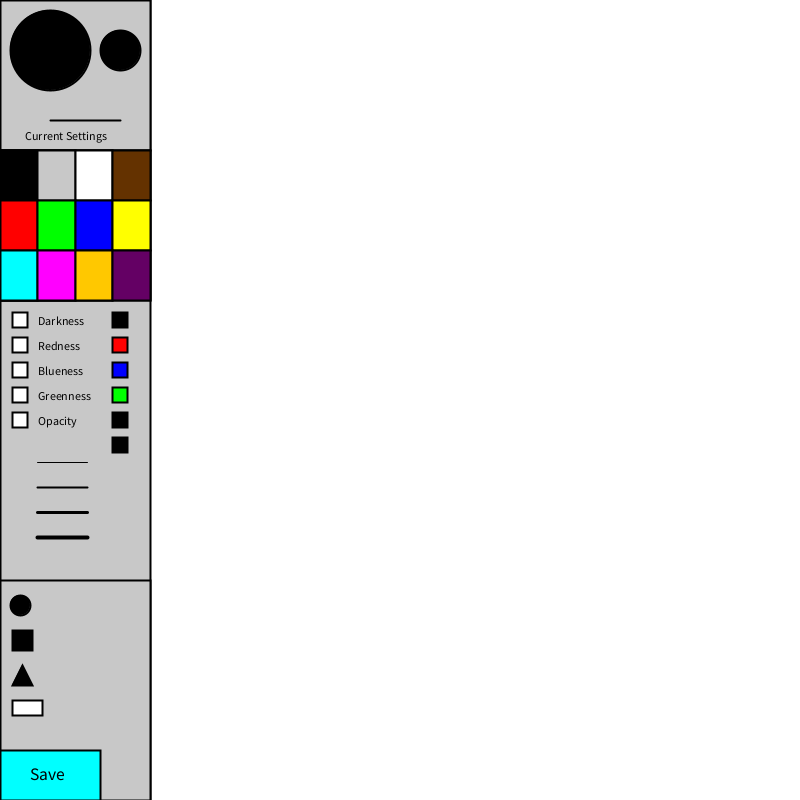
Frame 1 (no input)
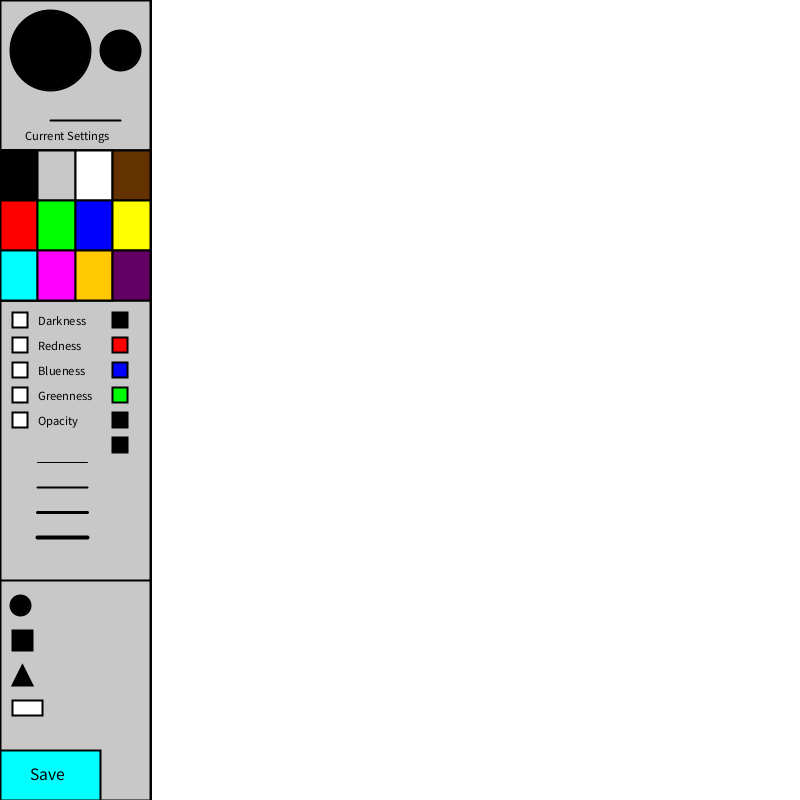
Frame 60 (the mouse pressed at the canvas centre just before this capture)
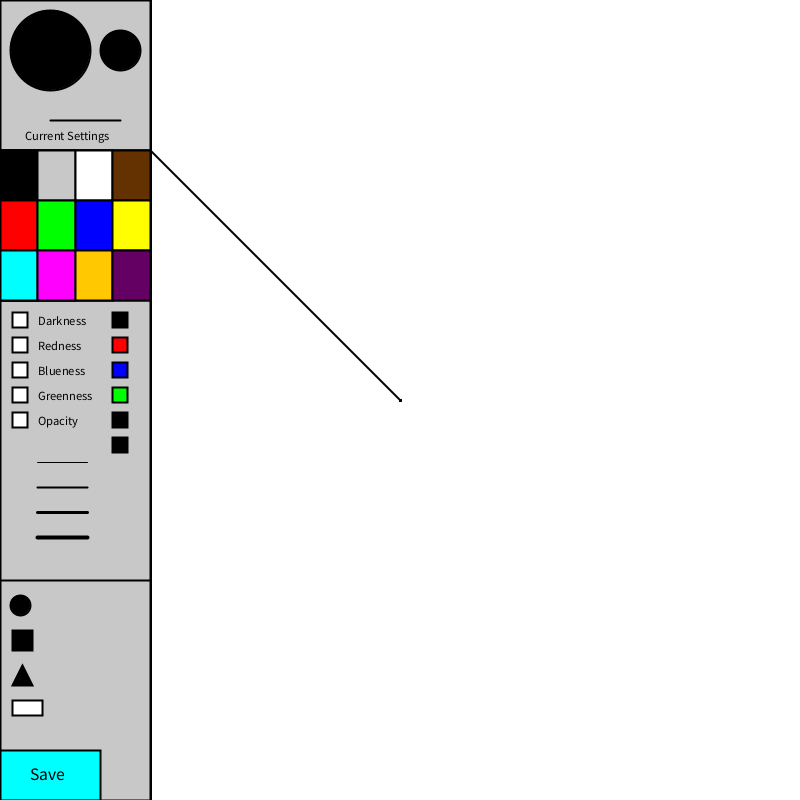
Frame 120 (the mouse held since frame 60 and released just before this capture)

The Processing sketch that drew these frames (run headless with seeded random() and noise(); from frame 60 on, the mouse is pressed at the canvas centre):

// Processing sketch: processing_147906
// ── processing_147906.pde

float oldX;
float oldY;

//Saving variables?
//      save("Test.png");
////      PImage myImage = img.get(500,500,250,250); //Get a portion of the loaded image with displaying it
////      myImage.save("ghgh.png"); //Save the portion of the image without displaying it

//Color changers
  int r = 0;
  int g = 0;
  int b = 0;
  int opac = 0;

//Colors
  color black = (0);
  color gray = (200);
  color white = (255);
  color red = color(255,0,0);
  color green = color(0,255,0);
  color blue = color(0,0,255);
  color yellow = color(255,255,0);
  color teal = color(0,255,255);
  color pink = color(255,0,255);
  color orange = color(255,200,0);
  color purple = color(100,0,100);
  color brown = color(100,50,0);
  color custom = color(0+r,0+g,0+b,255+opac);
  color choosenColor = color(0);
  
  
  int choosenThickness = 2;
  
  //Basic instructions:
 
  //To activate custom color: click the lone unlabeled button under the opacity
  //To increase redness: tap r
  //To decrease redness: tap t
  //To increase blueness: tap b
  //To decrease blueness: tap n
  //To increase greenness: tap g
  //To decrease greenness: tap h
  //To make darker: tap d
  //To make lighter: tap f
  //To increase line thickness: press e
  //To decrease ling thickness: press q
  //To erase: tap z
  
  
void setup()
{
  background(255);
  size(800,800);
  smooth();
}



void draw()
{
  stroke(0);
  erase();
  gui();
  color custom = color(0+r,0+g,0+b,255+opac);
  stroke(choosenColor);
  strokeWeight(choosenThickness);
  //Start of borrowed code
   if (mousePressed)
   {
     if (mouseX > 150)
       {
         line(mouseX, mouseY, oldX, oldY);
       }
   }
  oldX = mouseX;
  oldY = mouseY;
  //End of borrowed code
  strokeWeight(choosenThickness);
}



void gui()
{
  //Main Tool body
  fill(gray);
  strokeWeight(2);
  rect(0,0,150,800);
  
  //Current box
  rect(0,0,150,150);
  fill(choosenColor);
  ellipse(50,50,80,80);
  fill(custom);
  ellipse(120,50,40,40);
  fill(black);
  text("Current Settings",25,140);
  if (choosenThickness > 55)
    {
      strokeWeight(55);
    }
  else
    {  
      strokeWeight(choosenThickness);
    }
  line(50,120,120,120);
  
  //Simple Color selection
  fill(gray);
  strokeWeight(2);
  rect(0,150,150,150);
  rect(0,150,112.5,150);
  rect(0,150,75,150);
  rect(0,150,37.5,150);
  line(0,200,150,200);
  line(0,250,150,250);
  
  //Basic Color Selection (Colored Squares)
  fill(black);
  rect(0,150,37.5,50);
  fill(gray);
  rect(37.5,150,37.5,50);
  fill(white);
  rect(75,150,37.5,50);
  fill(brown);
  rect(112.5,150,37.5,50);
  fill(red);
  rect(0,200,37.5,50);
  fill(green);
  rect(37.5,200,37.5,50);
  fill(blue);
  rect(75,200,37.5,50);
  fill(yellow);
  rect(112.5,200,37.5,50);
  fill(teal);
  rect(0,250,37.5,50);
  fill(pink);
  rect(37.5,250,37.5,50);
  fill(orange);
  rect(75,250,37.5,50);
  fill(purple);
  rect(112.5,250,37.5,50);
  
  //Sliders
  fill(black);
  text("Darkness",37.5,325);
  text("Redness",37.5,350);
  text("Blueness",37.5,375);
  text("Greenness",37.5,400);
  text("Opacity",37.5,425);
  
  fill(white);
  for (int i = 0; i < 125; i = i+25)
  {
    rect(12.5,312.5+i,15,15);
  }
  
  fill(black);
  rect(112.5,312.5,15,15);
  fill(red);
  rect(112.5,337.5,15,15);
  fill(blue);
  rect(112.5,362.5,15,15);
  fill(green);
  rect(112.5,387.5,15,15);
  fill(black);
  rect(112.5,412.5,15,15);
  fill(custom);
  rect(112.5,437.5,15,15);
  
  //Line thickness
  strokeWeight(1);
  line(37.5,462.5,87.5,462.5);
  strokeWeight(2);
  line(37.5,487.5,87.5,487.5);
  strokeWeight(3);
  line(37.5,512.5,87.5,512.5);
  strokeWeight(4);
  line(37.5,537.5,87.5,537.5);
  
//  fill(black);
  strokeWeight(2);
//  text("Thickness",37.5,570);
//  rect(112.5,557.5,15,15);
//  fill(white);
//  rect(12.5,557.5,15,15);
  
  //Shape Tools
  fill(gray);
  rect(0,580,150,220);
  fill(black);
  ellipse(20,605,20,20);
  rect(12.5,630,20,20);
  triangle(12,685,22,665,32,685);
  fill(white);
  rect(12.5,700,30,15);
  
  //Save button
  fill(teal);
  rect(0,750,100,50);
  fill(black);
  textSize(17.5);
  text("Save",30,780);
  textSize(12.5);
}




void erase() //Works
{
  if (keyPressed)
  {
    if (key == 'z')
    {
    background(white);
    }
  }
}
  
  
  
  
void keyReleased()  //Opacity doesn't work
{
  
  
  /////////Line Thickness selection using q and e
    if (key == 'q')
    {
      if (choosenThickness > 2)
      {
        choosenThickness = choosenThickness - 1;
      }
    }
    if (key == 'e')
    {
      choosenThickness = choosenThickness + 1;
    }
    
    
    
    /////////Color changing via keyboard
    ////Increasing
     if (key == 'd')
    {
      if ((r>3) && (g>3) && (b>3))
      {
        r = r - 4;
        g = g - 4;
        b = b - 4;
        color custom = color(0+r,0+g,0+b,255+opac);
        choosenColor = custom;
      }
    }
    if (key == 'r')
    {
      r = r + 4;
      color custom = color(0+r,0+g,0+b,255+opac);
      choosenColor = custom;
    }
    if (key == 'b')
    {
      b = b + 4;
      color custom = color(0+r,0+g,0+b,255+opac);
      choosenColor = custom;
    }
    if (key == 'g')
    {
      g = g + 4;
      color custom = color(0+r,0+g,0+b,255+opac);
      choosenColor = custom;
    }
    if (key == 'o')
    {
      if (opac>3)
      {
        opac = opac - 4;
        color custom = color(0+r,0+g,0+b,255+opac);
        choosenColor = custom;
      }
    }
    
    
    ////// Decreasing
    if (key == 'f')
    {
      r = r + 4;
      g = g + 4;
      b = b + 4;
      color custom = color(0+r,0+g,0+b,255+opac);
      choosenColor = custom;
    }
    if (key == 't')
    {
      if (r>3)
      {
        r = r - 4;
        color custom = color(0+r,0+g,0+b,255+opac);
        choosenColor = custom;
      }
    }
    if (key == 'n')
    {
      if (b>3)
      {
        b = b - 4;
        color custom = color(0+r,0+g,0+b,255+opac);
        choosenColor = custom;
      }
    }
    if (key == 'h')
    { 
      if (g>3)
      {
        g = g - 4;
        color custom = color(0+r,0+g,0+b,255+opac);
        choosenColor = custom;
      }
    }
    if (key == 'p')
    {
      if (opac<252)
      {
        opac = opac + 4;
        color custom = color(0+r,0+g,0+b,255+opac);
        choosenColor = custom;
      }
    }    
}

  
  
  
void mouseClicked()
{
  color custom = color(0+r,0+g,0+b,255+opac);
  ////////////////////  COLORS   ///////////////////////////////////////
    if (((mouseX > 0) && (mouseX < 37.5)) && ((mouseY > 150) && (mouseY < 200)))
    {
      choosenColor = black;
    }
    if (((mouseX > 37.5) && (mouseX < 75)) && ((mouseY > 150) && (mouseY < 200)))
    {
      choosenColor = gray;
    }
    if (((mouseX > 75) && (mouseX < 112.5)) && ((mouseY > 150) && (mouseY < 200)))
    {
      choosenColor = white;
    }
    if (((mouseX > 112.5) && (mouseX < 150)) && ((mouseY > 150) && (mouseY < 200)))
    {
      choosenColor = brown;
    }
    
    /////////Next Row//////////
    
    if (((mouseX > 0) && (mouseX < 37.5)) && ((mouseY > 200) && (mouseY < 250)))
    {
      choosenColor = red;
    }
    if (((mouseX > 37.5) && (mouseX < 75)) && ((mouseY > 200) && (mouseY < 250)))
    {
      choosenColor = green;
    }
    if (((mouseX > 75) && (mouseX < 112.5)) && ((mouseY > 200) && (mouseY < 250)))
    {
      choosenColor = blue;
    }
    if (((mouseX > 112.5) && (mouseX < 150)) && ((mouseY > 200) && (mouseY < 250)))
    {
      choosenColor = yellow;
    }
    
    /////////Next Row////////////
    
    if (((mouseX > 0) && (mouseX < 37.5)) && ((mouseY > 250) && (mouseY < 300)))
    {
      choosenColor = teal;
    }
    if (((mouseX > 37.5) && (mouseX < 75)) && ((mouseY > 250) && (mouseY < 300)))
    {
      choosenColor = pink;
    }
    if (((mouseX > 75) && (mouseX < 112.5)) && ((mouseY > 250) && (mouseY < 300)))
    {
      choosenColor = orange;
    }
    if (((mouseX > 112.5) && (mouseX < 150)) && ((mouseY > 250) && (mouseY < 300)))
    {
      choosenColor = purple;
    }
    
    //Custom color Selection
    if (((mouseX > 112.5) && (mouseX < 127.5)) && ((mouseY > 437.5) && (mouseY < 452.5)))
    {
      choosenColor = custom;
    }    
    
    
    
    ///////////////////// LINE THICKNESS SELECTION ///////////////////////////// 
    // (Not working)
    
    if (((mouseX > 37.5) && (mouseX < 462.5)) && ((mouseY > 458.5) && (mouseY < 463.5)))
    {
      choosenThickness = 1;   
    }
    if (((mouseX > 37.5) && (mouseX < 487.5)) && ((mouseY > 484.5) && (mouseY < 489.5)))
    {
      choosenThickness = 5;  
    }
    if (((mouseX > 37.5) && (mouseX < 512.5)) && ((mouseY > 510.5) && (mouseY < 515.5)))
    {
      choosenThickness = 10;  
    }
    if (((mouseX > 37.5) && (mouseX < 537.5)) && ((mouseY > 537.5) && (mouseY < 541.5)))
    {
      choosenThickness = 20;  
    }
    
    
    ///////////////////// SLIDER SELECTION   ///////////////////////////////////
    
    ////// Increasing slider
    
    if (((mouseX > 112.5) && (mouseX < 127.5)) && ((mouseY > 312.5) && (mouseY < 327.5)))
    {
      if ((r>3) && (g>3) && (b>3))
      {
        r = r - 4;
        g = g - 4;
        b = b - 4;
        choosenColor = custom;
      }
    }
    if (((mouseX > 112.5) && (mouseX < 127.5)) && ((mouseY > 337.5) && (mouseY < 352.5)))
    {
      r = r + 4;
      choosenColor = custom;
    }
    if (((mouseX > 112.5) && (mouseX < 127.5)) && ((mouseY > 362.5) && (mouseY < 377.5)))
    {
      b = b + 4;
      choosenColor = custom;
    }
    if (((mouseX > 112.5) && (mouseX < 127.5)) && ((mouseY > 387.5) && (mouseY < 402.5)))
    {
      g = g + 4;
      choosenColor = custom;
    }
    if (((mouseX > 112.5) && (mouseX < 127.5)) && ((mouseY > 412.5) && (mouseY < 427.5)))
    {
      if (opac>3)
      {
        opac = opac - 4;
        choosenColor = custom;
      }
    }
    
    
    ////// Decreasing Slider
    if (((mouseX > 12.5) && (mouseX < 27.5)) && ((mouseY > 312.5) && (mouseY < 327.5)))
    {
      r = r + 4;
      g = g + 4;
      b = b + 4;
      choosenColor = custom;
    }
    if (((mouseX > 12.5) && (mouseX < 27.5)) && ((mouseY > 337.5) && (mouseY < 352.5)))
    {
      if (r>3)
      {
        r = r - 4;
        choosenColor = custom;
      }
    }
    if (((mouseX > 12.5) && (mouseX < 27.5)) && ((mouseY > 362.5) && (mouseY < 377.5)))
    {
      if (b>3)
      {
        b = b - 4;
        choosenColor = custom;
      }
    }
    if (((mouseX > 12.5) && (mouseX < 27.5)) && ((mouseY > 387.5) && (mouseY < 402.5)))
    { 
      if (g>3)
      {
        g = g - 4;
        choosenColor = custom;
      }
    }
    if (((mouseX > 12.5) && (mouseX < 27.5)) && ((mouseY > 412.5) && (mouseY < 427.5)))
    {
      if (opac<252)
      {
        opac = opac + 4;
        choosenColor = custom;
      }
    }    
    
    
    //Save
    if (((mouseX > 0) && (mouseX < 100)) && ((mouseY > 750) && (mouseY < 800)))
    {
      save("Test.png");
//      PImage myImage = img.get(500,500,250,250); //Get a portion of the loaded image with displaying it
//      myImage.save("ghgh.png"); //Save the portion of the image without displaying it
     }
}



 
